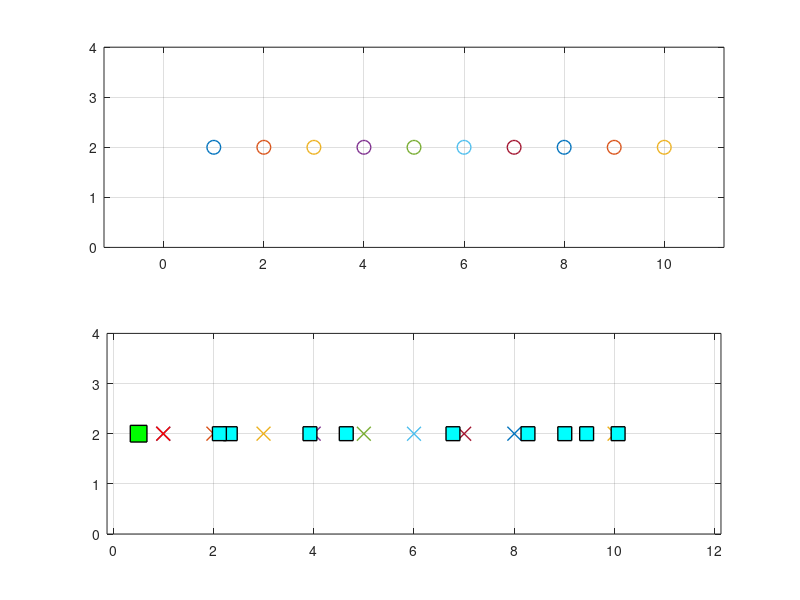

Reproduce this figure in MATLAB. (Note: this script raises an error after producing the figure.)
clear all, close all;
y = 2;
x = 1:10;
% x_pdr = x + rand(1,10)-.5;
x_pdr = x;
x_wps = x + normrnd(0,1,1,10);


c_loc   = 0; 
c_head  = -90;
c_v     = 0;


delta = 0.05;
time = 0:delta:10;
for t = time
    % --    DRAW ALL ESTIMATION     --
    subplot(2,1,2)
    plot(x_pdr,y,'x','LineWidth', 1,'MarkerSize',10);
    hold on
    plot(x_wps,y,'--rs','LineWidth',1,...
                'MarkerEdgeColor','k',...
                'MarkerFaceColor','c',...
                'MarkerSize',10);
    hold off
    % --    UPDATE FROM PDR     --
    %       HEADING
    c_head = c_head - 0.2;
    %       VELOCITY
    if floor(t) == t && floor(t)+1 <= time(end)
        c_v     = abs(c_loc-x_pdr(floor(t)+1));
    % --    DRAW NEXT STEP      --    
    end
    if floor(t)+1 < time(end)
        hold on
        plot(x_wps(floor(t)+1),y,'rs','LineWidth', 1, ...
            'MarkerEdgeColor','k','MarkerFaceColor','g','MarkerSize', 12);
        plot(x_pdr(floor(t)+1),y,'rx','LineWidth', 1.1, 'MarkerSize', 10);
        hold off
    else
        hold on
        plot(x_wps(end),y,'rs','LineWidth', 1, ...
            'MarkerEdgeColor','k','MarkerFaceColor','g','MarkerSize', 12);
        plot(x_pdr(end),y,'rx','LineWidth', 1.1, 'MarkerSize', 10);
        hold off
    end
    ylim([0, 4]);
    axis equal
    grid on
    
    
    subplot(2,1,1)
    plot(x,y,'o','LineWidth', 1,'MarkerSize',10);
    ylim([0, 4]);
    axis equal
    grid on
    
    c_loc = c_loc + delta*c_v;
    circle(c_loc,y,0.5,c_head)
    i = find(time==t);
    M(i) = getframe;
end
%%
% clf
% axes('position', [0 0 1 1])
% movie(M,1)
    
    
% while s_loc < x(end)
%     plot(x_,y,'x');
%     daspect([1 1 1])    
%     circle(1,y,0.5)
% end